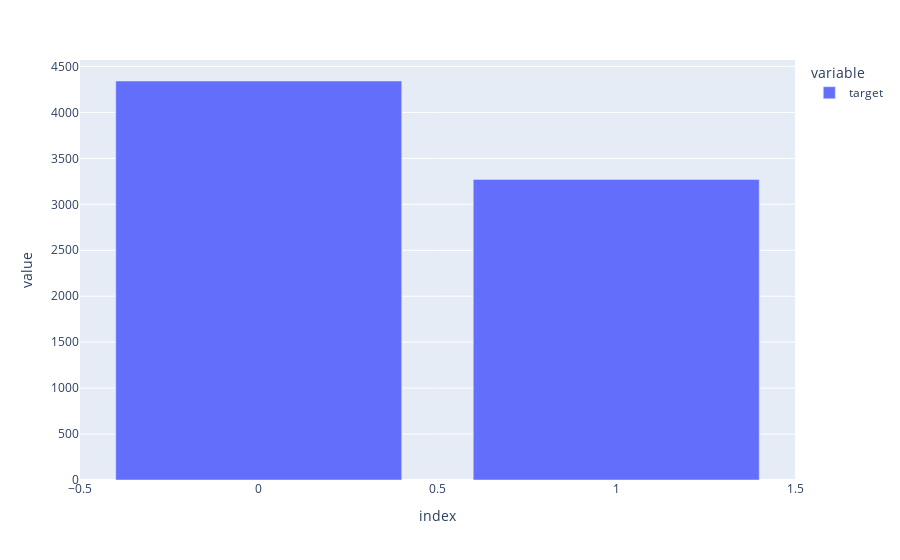

Here is the notebook cell this chart was saved with:
### Markdown cell above
Let's find the distribution of the target variable:

### Code cell
df_train['target'].value_counts().sort_index().plot(kind='bar')

### Figure 1 — Plotly figure (JSON) as saved in the notebook; plotly's stock layout.template omitted (floating-point values rounded to 4 significant figures)
{"data": [{"alignmentgroup": "True", "hovertemplate": "variable=target<br>index=%{x}<br>value=%{y}<extra></extra>", "legendgroup": "target", "marker": {"color": "#636efa", "pattern": {"shape": ""}}, "name": "target", "offsetgroup": "target", "orientation": "v", "showlegend": true, "textposition": "auto", "type": "bar", "x": [0, 1], "xaxis": "x", "y": [4342, 3271], "yaxis": "y"}], "layout": {"barmode": "relative", "legend": {"title": {"text": "variable"}, "tracegroupgap": 0}, "margin": {"t": 60}, "xaxis": {"anchor": "y", "domain": [0.0, 1.0], "title": {"text": "index"}}, "yaxis": {"anchor": "x", "domain": [0.0, 1.0], "title": {"text": "value"}}}}
